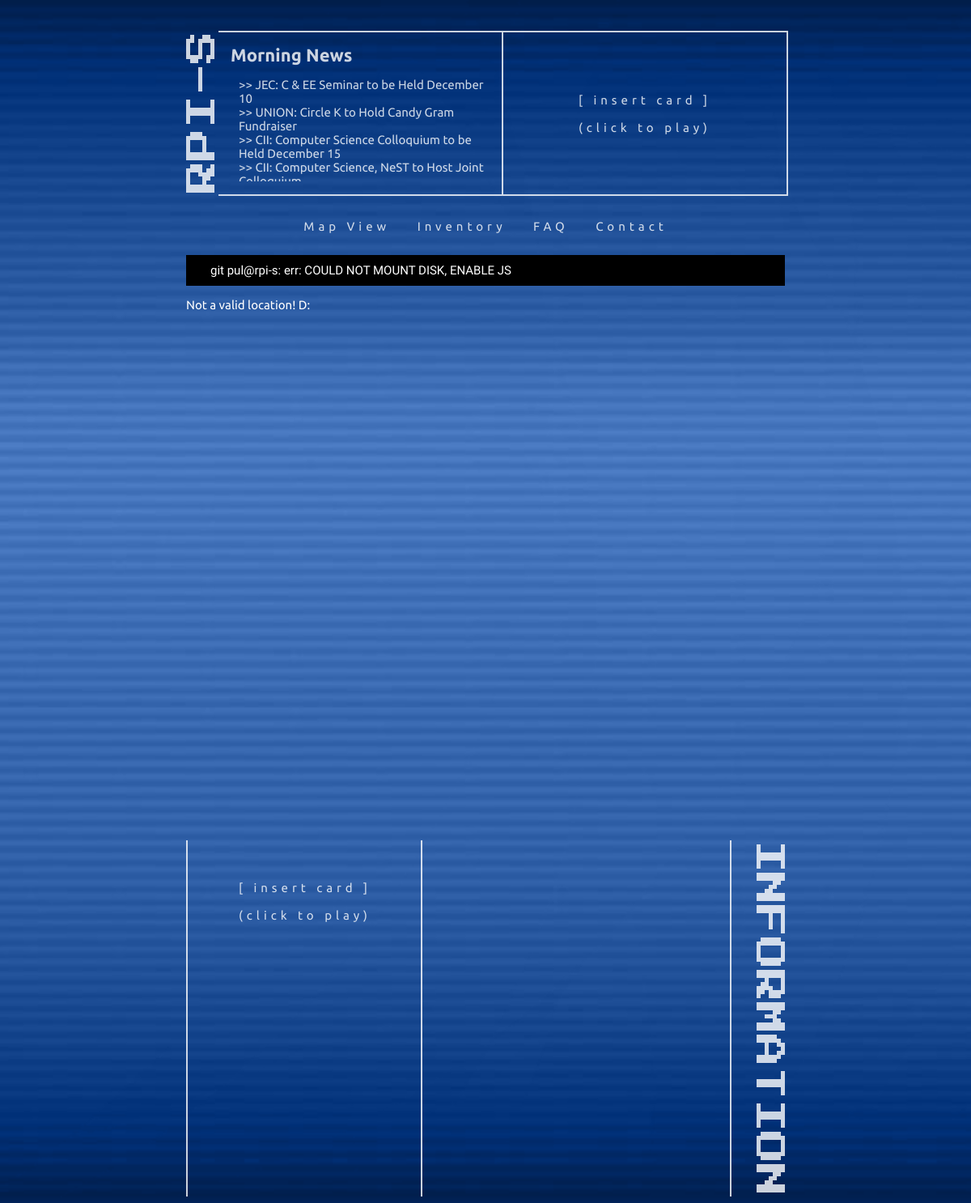
Page /area.php on the committed database.
### tables this page shows
CREATE TABLE IF NOT EXISTS `events` (
  `title` varchar(64) NOT NULL,
  `description` varchar(64) NOT NULL,
  `location` varchar(64) DEFAULT NULL,
  `date` int(11) DEFAULT NULL,
  `quest` int(11) NOT NULL DEFAULT '1',
  `reward` int(11) NOT NULL DEFAULT '19',
  `areaID` varchar(11) NOT NULL DEFAULT '1,1,1',
  `actionText` varchar(400) NOT NULL DEFAULT 'Move to :L',
  `actionType` varchar(11) NOT NULL DEFAULT 'move',
  `actionParam` varchar(255) NOT NULL DEFAULT '1,1,1',
  PRIMARY KEY (`title`)
);

### resources/includes/classifieds.php (the view)
<?php
$result = $dbconn->query('SELECT * FROM events WHERE quest = 0;');
if ($result){
	if ( $result->rowCount() != 0 ){
		foreach ($dbconn->query('SELECT * FROM events WHERE quest = 0;') as $results){
			echo '<li>>> '.strtoupper($results['location']).': '.$results['title'].'</li>';
		}
	} else {
		echo '<li>>> Sorry, no events to show :\\</li>';
	}
} else {
	echo '<li>>~ ERROR: could not retrieve events :(</li>';
}
?>

### resources/css/style.css (style rules this page uses)
body { background: url("../images/other/terminal.png"); background-repeat:repeat; background-position: top center; background-size: cover; font-family: 'Ubuntu', cursive; font-size: 15px; color: #FFFFFF; }

### rows in the picture
events: location "JEC", title "C & EE Seminar to be Held December 10"
events: location "UNION", title "Circle K to Hold Candy Gram Fundraiser"
events: location "CII", title "Computer Science Colloquium to be Held December 15"
events: location "CII", title "Computer Science, NeST to Host Joint…"
